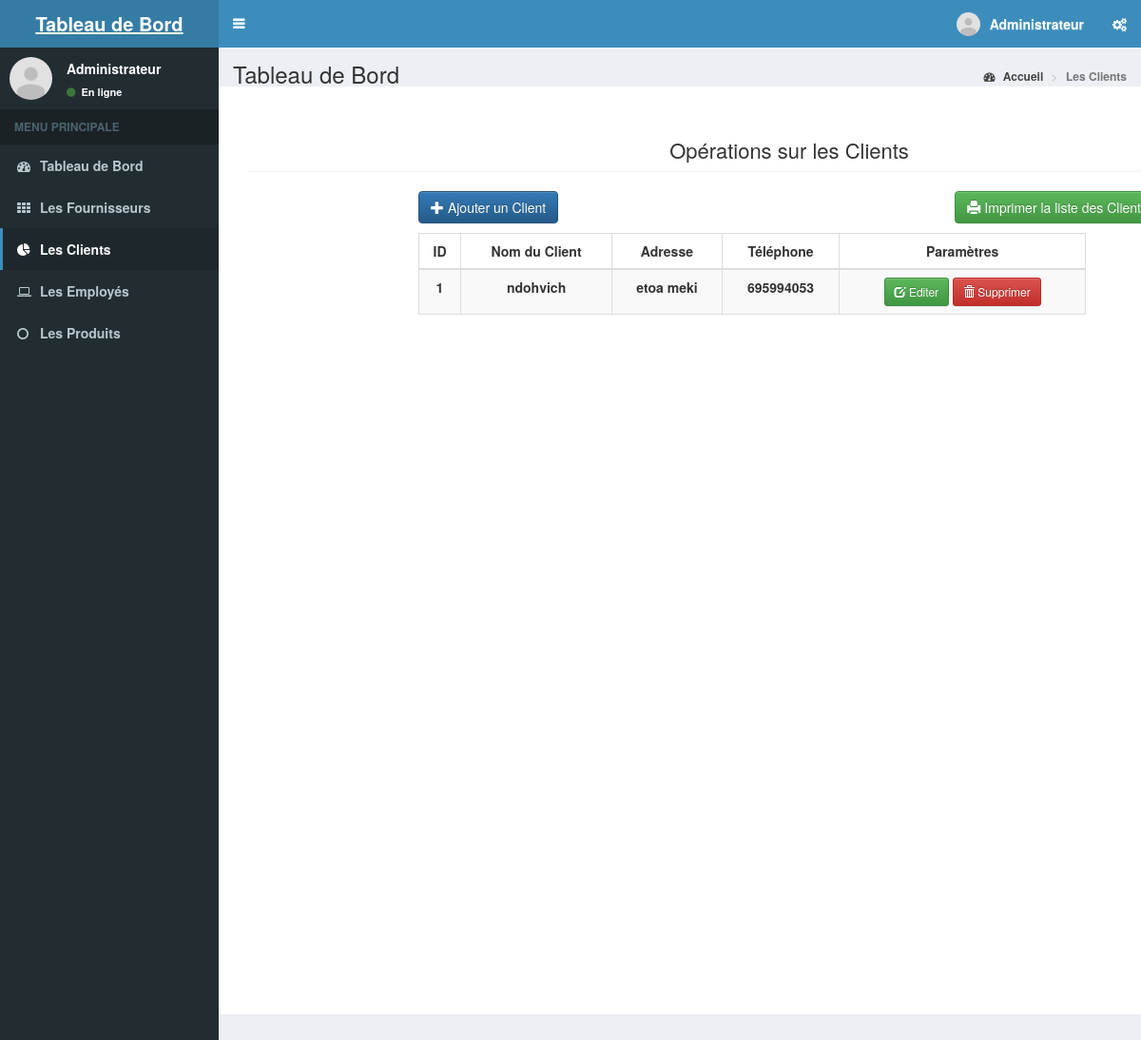
Page /assets/page/Administration/clients.php?id=1 (signed in) on the committed database.
### tables this page shows
CREATE TABLE `clients` (
  `id` int(11) NOT NULL,
  `nom_clients` varchar(255) NOT NULL,
  `adress_clients` varchar(255) NOT NULL,
  `tel` varchar(255) NOT NULL
);

### assets/page/Administration/elt_clients/index.php (shortened to what this page needs)
<!DOCTYPE html>
<html>
<head>
	<link rel="stylesheet" type="text/css" href="bootstrap/css/bootstrap.min.css">
	<link rel="stylesheet" type="text/css" href="datatable/dataTable.bootstrap.min.css">
</head>
<body>
<div class="container">
	<h1 class="page-header text-center">Opérations sur les Clients</h1>
	<div class="row">
		<div class="col-sm-8 col-sm-offset-2">
			<div class="row">
				<a href="#addnew" data-toggle="modal" class="btn btn-primary"><span class="glyphicon glyphicon-plus"></span> Ajouter un Client</a>
				<a href="elt_clients/print_pdf.php" class="btn btn-success pull-right"><span class="glyphicon glyphicon-print"></span> Imprimer la liste des Clients</a>
			</div>
			<div class="height10">
			</div>
			<div class="row">
				<table id="myTable" class="table table-bordered table-striped" style="width:90%;text-align:center;">
					<thead style="text-align:center;">
						<th style="text-align:center;">ID </th>
						<th style="text-align:center;">Nom du Client </th>
						<th style="text-align:center;">Adresse </th>
						<th style="text-align:center;">Téléphone </th>
						<th style="text-align:center;">Paramètres</th>
					</thead>
					<tbody>
						<?php
							include_once('connection.php');
							$sql = "SELECT * FROM clients";
							$query = $conn->query($sql);
							while($row = $query->fetch_assoc()){
								echo
								"<tr>
									<td>".$row['id']."</td>
									<td>".$row['nom_clients']."</td>
									<td>".$row['adress_clients']."</td>
									<td>".$row['tel']."</td>
									<td>
										<a href='#edit_".$row['id']."' class='btn btn-success btn-sm' data-toggle='modal'><span class='glyphicon glyphicon-edit'></span> Editer</a>
										<a href='#delete_".$row['id']."' class='btn btn-danger btn-sm' data-toggle='modal'><span class='glyphicon glyphicon-trash'></span> Supprimer</a>
									</td>
								</tr>";
							}
						?>
					</tbody>
				</table>
			</div>
		</div>
	</div>
</div>
</body>
</html>

### assets/page/Administration/elt_clients/index.php (style rules this page uses)
.height10 { height:10px; }

### rows in the picture
clients: id "1", nom_clients "ndohvich", adress_clients "etoa meki", tel "695994053"
